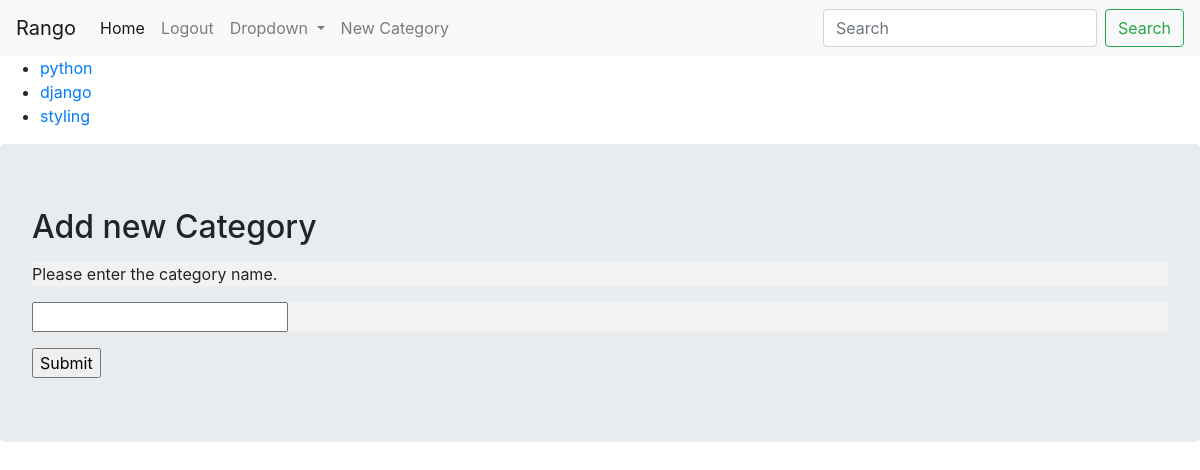
The page /category/add_category/ (signed in) on the database its author committed.
### mainapp/models.py (models this page shows, shortened)
class Category(models.Model):
    name = models.CharField(max_length = 40, unique = True)
    views = models.PositiveIntegerField(default = 0)
    likes = models.PositiveIntegerField(default = 0)
    slug = models.SlugField(blank = True, unique = True)
    class Meta:
        verbose_name_plural = 'Categories'

### mainapp/views.py (the view, shortened to what this page needs)
@login_required
def add_category(request):
    form = CategoryForm()
    return render(request, 'mainapp/add_category.html', {'form' : form})

### mainapp/forms.py
class CategoryForm(forms.ModelForm):
    name = forms.CharField(max_length = 40, help_text = 'Please enter the category name.')
    views = forms.IntegerField(widget = forms.HiddenInput(), initial=0)
    likes = forms.IntegerField(widget = forms.HiddenInput(), initial=0)
    slug = forms.CharField(widget = forms.HiddenInput(), required = False)
    class Meta:
        model = Category
        fields = ('name',)

### mainapp/templatetags/rango_template_tags.py (called while the page is built)
@register.inclusion_tag('mainapp/cats.html')
def get_category_list(cat = None):
    return {'cats':Category.objects.all(), 'act_cat' : cat}

### mainapp/templates/mainapp/add_category.html (shortened to what this page needs)
{% extends 'base.html' %}
{% block content %}
    <h2>Add new Category</h2>
    <form method="post">
      {% for field in form.visible_fields %}
        <p>{{ field.help_text }}</p>
        <p>{{ field }}</p>
      {% endfor %}
      <input type="submit" value="Submit">
    </form>
{% endblock %}

### mainapp/templates/mainapp/cats.html
<ul>
  {% if cats %}
    {% for c in cats %}
      {% if c == act_cat %}
        <strong><li> <a href="{% url 'mainapp:category_detail' c.slug %}">{{c.name}}</a> </li></strong>
      {% else %}
        <li> <a href="{% url 'mainapp:category_detail' c.slug %}">{{c.name}}</a> </li>
      {% endif %}
    {% endfor %}
  {% else %}
    <li> <strong>No category present</strong> </li>
  {% endif %}
</ul>

### static/css/master.css (style rules this page uses)
p { background-color: #F2F2F2; }

### rows shown on the page
Category: name "python"
Category: name "django"
Category: name "styling"

### other values the page prints
{{ field.help_text }} "Please enter the category name."
